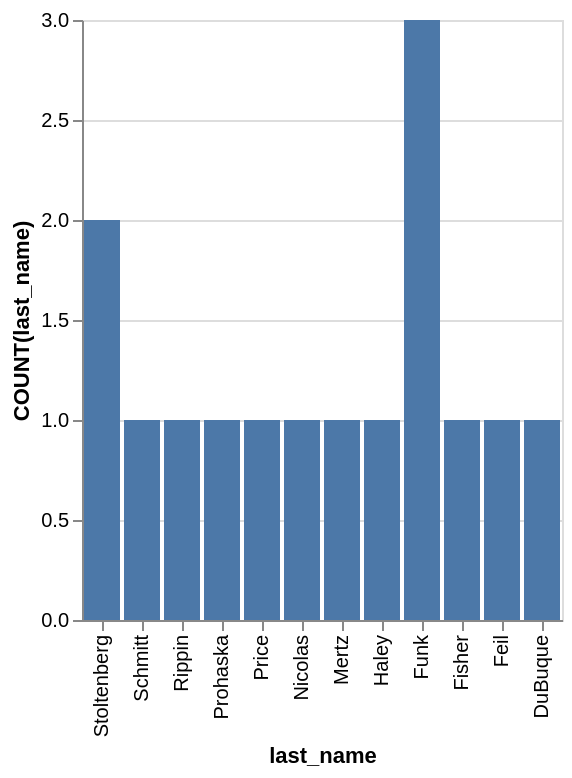

Write the Vega-Lite specification saved for this chart.
### Vega-Lite specification from a JSON file in a GitHub repository (floating-point values rounded to 4 significant figures)
{"data": {"values": [{"x_data": "Stoltenberg", "y_data": 2}, {"x_data": "Schmitt", "y_data": 1}, {"x_data": "Rippin", "y_data": 1}, {"x_data": "Prohaska", "y_data": 1}, {"x_data": "Price", "y_data": 1}, {"x_data": "Nicolas", "y_data": 1}, {"x_data": "Mertz", "y_data": 1}, {"x_data": "Haley", "y_data": 1}, {"x_data": "Funk", "y_data": 3}, {"x_data": "Fisher", "y_data": 1}, {"x_data": "Feil", "y_data": 1}, {"x_data": "DuBuque", "y_data": 1}]}, "mark": "bar", "encoding": {"x": {"field": "x_data", "type": "nominal", "title": "last_name", "sort": "descending"}, "y": {"field": "y_data", "type": "quantitative", "title": "COUNT(last_name)"}}}
